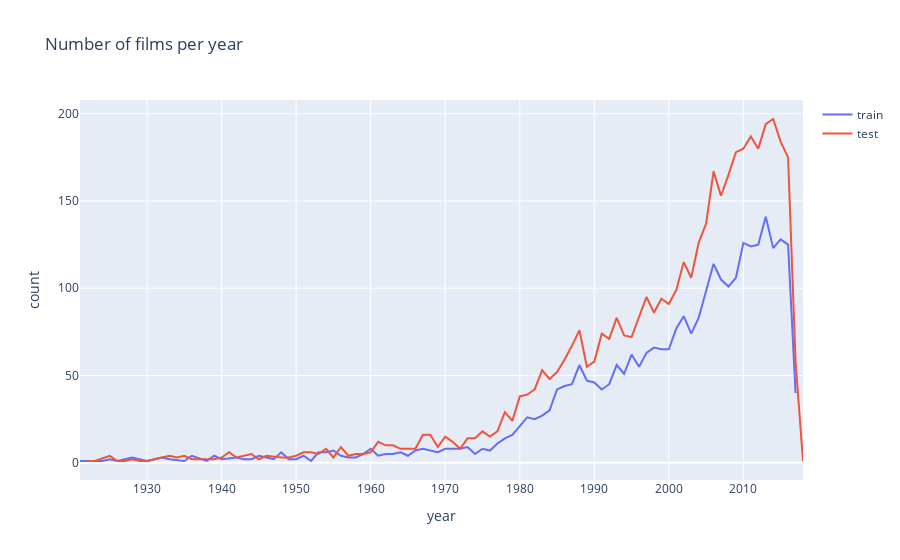

The notebook cell saved with this chart:
### Code cell
import plotly.offline as py
py.init_notebook_mode(connected=True)
import plotly.graph_objs as go

data=[go.Scatter(x=d1.index,y=d1.values,name='train'),
     go.Scatter(x=d2.index,y=d2.values,name='test')]
layout=go.Layout(dict(title='Number of films per year',
                     xaxis=dict(title='year'),
                     yaxis=dict(title='count'),),
                legend=dict(orientation='v'))
py.iplot(dict(data=data,layout=layout))

### Figure 1 — Plotly figure (JSON) as saved in the notebook; plotly's stock layout.template omitted (floating-point values rounded to 4 significant figures)
{"data": [{"name": "train", "type": "scatter", "x": [1921, 1924, 1925, 1926, 1927, 1928, 1930, 1931, 1932, 1933, 1935, 1936, 1938, 1939, 1940, 1942, 1943, 1944, 1945, 1947, 1948, 1949, 1950, 1951, 1952, 1953, 1954, 1955, 1956, 1957, 1958, 1959, 1960, 1961, 1962, 1963, 1964, 1965, 1966, 1967, 1968, 1969, 1970, 1971, 1972, 1973, 1974, 1975, 1976, 1977, 1978, 1979, 1980, 1981, 1982, 1983, 1984, 1985, 1986, 1987, 1988, 1989, 1990, 1991, 1992, 1993, 1994, 1995, 1996, 1997, 1998, 1999, 2000, 2001, 2002, 2003, 2004, 2005, 2006, 2007, 2008, 2009, 2010, 2011, 2012, 2013, 2014, 2015, 2016, 2017], "y": [1, 1, 2, 1, 2, 3, 1, 2, 3, 2, 1, 4, 1, 4, 2, 3, 2, 2, 4, 2, 6, 2, 2, 4, 1, 6, 6, 7, 4, 3, 3, 5, 8, 4, 5, 5, 6, 4, 7, 8, 7, 6, 8, 8, 8, 9, 5, 8, 7, 11, 14, 16, 21, 26, 25, 27, 30, 42, 44, 45, 56, 47, 46, 42, 45, 56, 51, 62, 55, 63, 66, 65, 65, 77, 84, 74, 83, 99, 114, 105, 101, 106, 126, 124, 125, 141, 123, 128, 125, 40]}, {"name": "test", "type": "scatter", "x": [1922, 1923, 1925, 1926, 1927, 1928, 1929, 1930, 1931, 1933, 1934, 1935, 1936, 1937, 1938, 1939, 1940, 1941, 1942, 1944, 1945, 1946, 1948, 1949, 1950, 1951, 1952, 1953, 1954, 1955, 1956, 1957, 1958, 1959, 1960, 1961, 1962, 1963, 1964, 1965, 1966, 1967, 1968, 1969, 1970, 1971, 1972, 1973, 1974, 1975, 1976, 1977, 1978, 1979, 1980, 1981, 1982, 1983, 1984, 1985, 1986, 1987, 1988, 1989, 1990, 1991, 1992, 1993, 1994, 1995, 1996, 1997, 1998, 1999, 2000, 2001, 2002, 2003, 2004, 2005, 2006, 2007, 2008, 2009, 2010, 2011, 2012, 2013, 2014, 2015, 2016, 2017, 2018], "y": [1, 1, 4, 1, 1, 2, 1, 1, 2, 4, 3, 4, 2, 2, 2, 2, 3, 6, 3, 5, 2, 4, 3, 3, 4, 6, 6, 5, 8, 3, 9, 4, 5, 5, 6, 12, 10, 10, 8, 8, 8, 16, 16, 9, 15, 12, 8, 14, 14, 18, 15, 18, 29, 24, 38, 39, 42, 53, 48, 52, 59, 67, 76, 55, 58, 74, 71, 83, 73, 72, 83, 95, 86, 94, 91, 99, 115, 106, 126, 137, 167, 153, 165, 178, 180, 187, 180, 194, 197, 184, 175, 58, 1]}], "layout": {"legend": {"orientation": "v"}, "title": {"text": "Number of films per year"}, "xaxis": {"title": {"text": "year"}}, "yaxis": {"title": {"text": "count"}}}}
